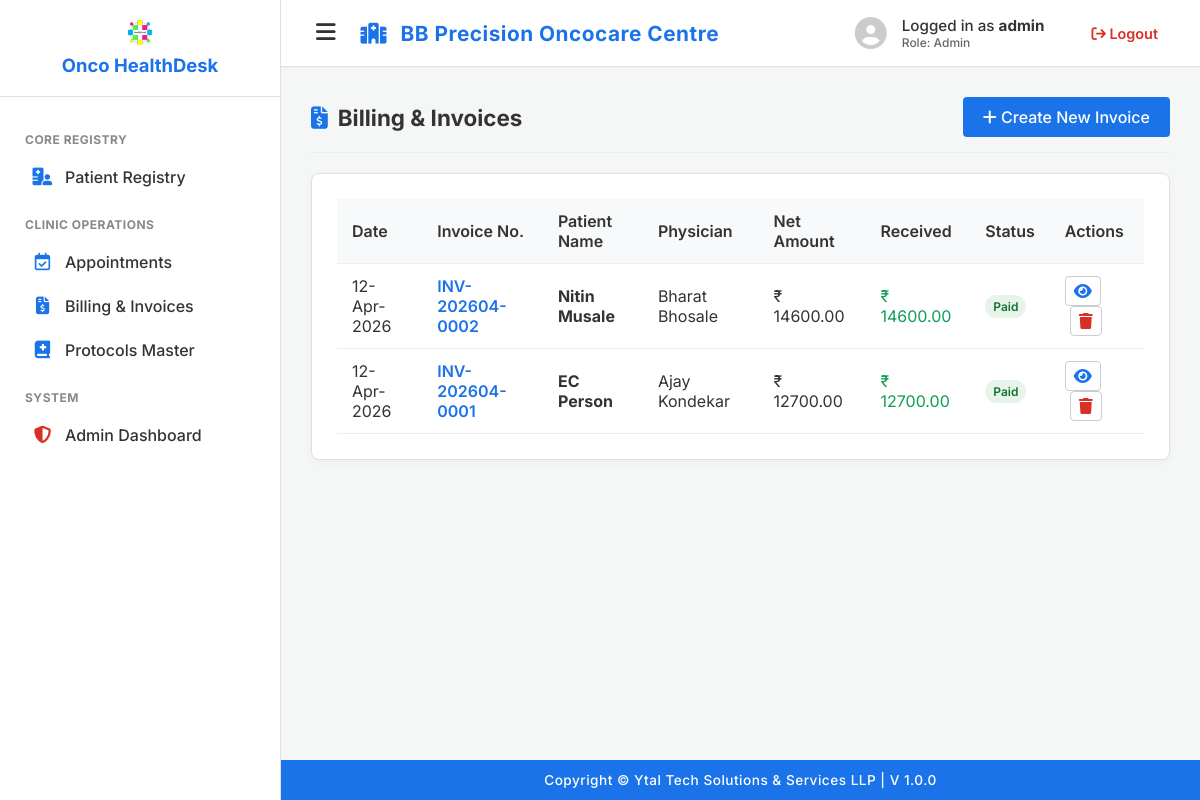
Page /billing (signed in) on the earlier database version.
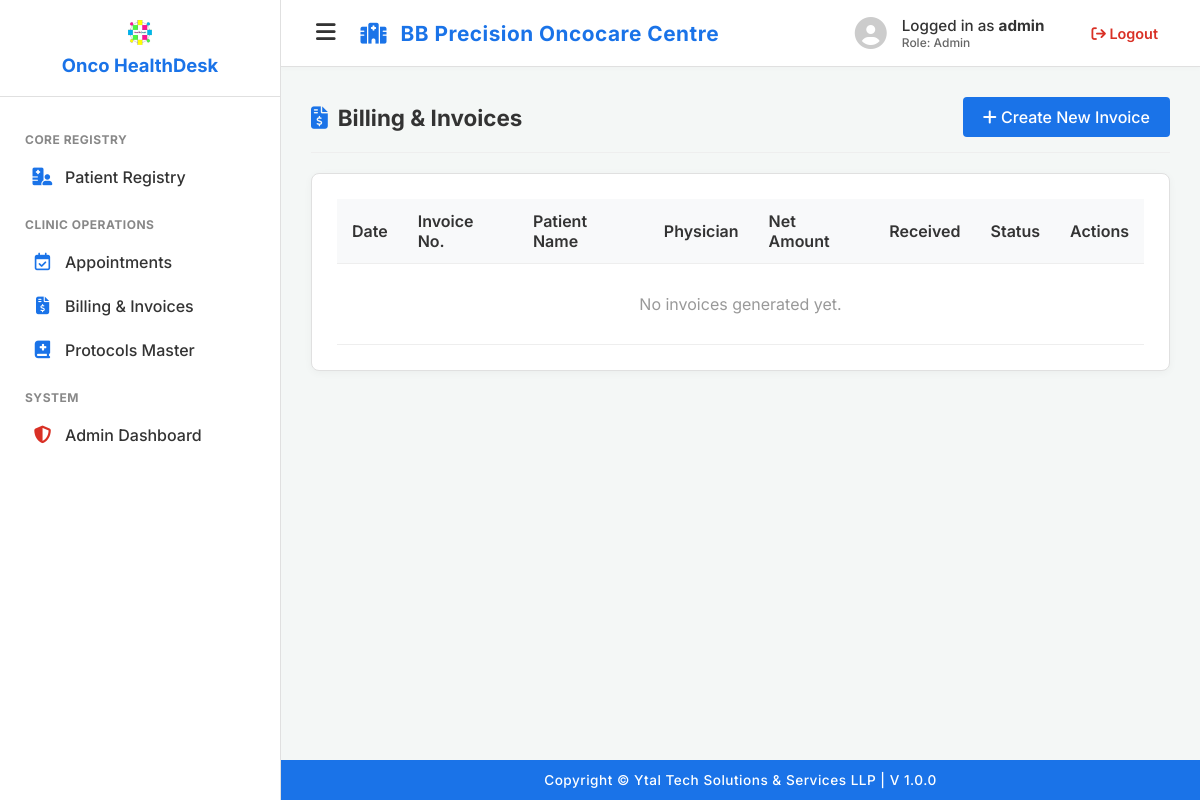
Same page on the later database version.
### app.py (models this page shows, shortened)
class Invoice(db.Model):
    id = db.Column(db.Integer, primary_key=True)
    patient_id = db.Column(db.Integer, db.ForeignKey('patient.id'), nullable=False)
    invoice_number = db.Column(db.String(50), unique=True, nullable=False)
    invoice_date = db.Column(db.Date, nullable=False, default=date.today)
    physician_name = db.Column(db.String(100))
    visit_date = db.Column(db.String(100))
    subtotal, discount_total, tax_total, grand_total = db.Column(db.Float, default=0.0), db.Column(db.Float, default=0.0), db.Column(db.Float, default=0.0), db.Column(db.Float, default=0.0)
    amount_paid = db.Column(db.Float, default=0.0)
    status = db.Column(db.String(20), default='Unpaid') # Unpaid, Partial, Paid
    created_by, created_on = db.Column(db.String(50)), db.Column(db.DateTime, default=datetime.utcnow)
    items = db.relationship('InvoiceItem', backref='invoice', cascade="all, delete-orphan", lazy=True)
    payments = db.relationship('Payment', backref='invoice', cascade="all, delete-orphan", lazy=True)

class Patient(db.Model):
    id = db.Column(db.Integer, primary_key=True)
    registration_number = db.Column(db.String(20), unique=True, nullable=False)
    first_name, middle_name, last_name = db.Column(db.String(50), nullable=False), db.Column(db.String(50)), db.Column(db.String(50), nullable=False)
    dob, gender, blood_group, religion, education = db.Column(db.Date, nullable=False), db.Column(db.String(10), nullable=False), db.Column(db.String(5)), db.Column(db.String(50)), db.Column(db.String(50))
    mobile_number, alt_mobile_number, email = db.Column(db.String(15), nullable=False), db.Column(db.String(15)), db.Column(db.String(120))
    id_proof, id_proof_number = db.Column(db.String(50)), db.Column(db.String(50))
    emg_contact_name, emg_contact_mobile, emg_contact_email = db.Column(db.String(100)), db.Column(db.String(15)), db.Column(db.String(120))
    address_house, address_society, address_area, address_city, address_state, address_country, address_pincode = db.Column(db.String(100)), db.Column(db.String(100)), db.Column(db.String(100)), db.Column(db.String(50)), db.Column(db.String(50)), db.Column(db.String(50)), db.Column(db.String(20))
    ref_physician_name, ref_physician_contact = db.Column(db.String(100)), db.Column(db.String(15))
    primary_diagnosis, created_on = db.Column(db.String(200), default="Pending Evaluation"), db.Column(db.DateTime, default=datetime.utcnow)
    medical_history = db.relationship('MedicalHistory', backref='patient', uselist=False)
    opd_visits = db.relationship('OpdConsultation', backref='patient', lazy=True, order_by="OpdConsultation.visit_date.desc()")
    pathology_records = db.relationship('PathologyRecord', backref='patient', lazy=True, order_by="PathologyRecord.record_date.desc()")
    radiology_records = db.relationship('RadiologyRecord', backref='patient', lazy=True, order_by="RadiologyRecord.record_date.desc()")
    biochemistry_records = db.relationship('BiochemistryRecord', backref='patient', lazy=True, order_by="BiochemistryRecord.record_date.desc()")
    miscellaneous_records = db.relationship('MiscellaneousRecord', backref='patient', lazy=True, order_by="MiscellaneousRecord.record_date.desc()")
    disease_records = db.relationship('DiseaseDiagnosis', backref='patient', lazy=True, order_by="DiseaseDiagnosis.date_of_diagnosis.desc()")
    day_care_protocols = db.relationship('PatientProtocol', backref='patient', lazy=True, order_by="PatientProtocol.start_date.desc()")
    treatment_records = db.relationship('TreatmentRecord', backref='patient', lazy=True, order_by="TreatmentRecord.record_date.desc()")
    tumour_board_records = db.relationship('TumourBoardRecord', backref='patient', lazy=True, order_by="TumourBoardRecord.board_date.desc()")
    invoices = db.relationship('Invoice', backref='patient', lazy=True, order_by="Invoice.invoice_date.desc()")
    appointments = db.relationship('Appointment', backref='patient', lazy=True, order_by="Appointment.appointment_date.desc(), Appointment.appointment_time.desc()")

### app.py (the view)
@app.route('/billing')
@login_required
def billing():
    invoices = Invoice.query.order_by(Invoice.created_on.desc()).all()
    return render_template('billing_dashboard.html', invoices=invoices, user=session)

### app.py (called while the page is built)
def login_required(f):
    @wraps(f)
    def decorated_function(*args, **kwargs):
        if 'user_id' not in session: return redirect(url_for('login'))
        return f(*args, **kwargs)
    return decorated_function

### templates/Billing_dashboard.html (shortened to what this page needs)
{% extends "base_layout.html" %}
{% block content %}
<div class="panel-header" style="margin-bottom: 20px;">
    <h2><i class="fa-solid fa-file-invoice-dollar" style="color: #1a73e8; margin-right: 10px;"></i>Billing & Invoices</h2>
    <a href="{{ url_for('billing_new') }}" class="btn-primary"><i class="fa-solid fa-plus"></i> Create New Invoice</a>
</div>
<div class="panel-card">
    <div style="overflow-x: auto;">
        <table class="data-table">
            <thead style="background: #f8f9fa;">
                <tr><th>Date</th><th>Invoice No.</th><th>Patient Name</th><th>Physician</th><th>Net Amount</th><th>Received</th><th>Status</th><th>Actions</th></tr>
            </thead>
            <tbody>
                {% for inv in invoices %}
                <tr>
                    <td>{{ inv.invoice_date.strftime('%d-%b-%Y') }}</td>
                    <td style="font-weight: 600; color: #1a73e8;">{{ inv.invoice_number }}</td>
                    <td><strong>{{ inv.patient.first_name }} {{ inv.patient.last_name }}</strong></td>
                    <td>{{ inv.physician_name }}</td>
                    <td>₹ {{ "%.2f"|format(inv.grand_total) }}</td>
                    <td style="color: #0f9d58;">₹ {{ "%.2f"|format(inv.amount_paid) }}</td>
                    <td>
                        {% if inv.status == 'Paid' %}<span class="badge" style="background: #e6f4ea; color: #137333;">Paid</span>
                        {% elif inv.status == 'Partial' %}<span class="badge" style="background: #fef7e0; color: #b06000;">Partial</span>
                        {% else %}<span class="badge" style="background: #fce8e6; color: #d93025;">Unpaid</span>{% endif %}
                    </td>
                    <td>
                        <a href="{{ url_for('billing_view', invoice_id=inv.id) }}" class="btn-secondary" style="padding: 4px 8px;"><i class="fa-solid fa-eye" style="color: #1a73e8;"></i></a>
                        {% if user.role == 'Admin' %}
                        <a href="{{ url_for('billing_delete', invoice_id=inv.id) }}" class="btn-secondary" style="padding: 4px 8px; margin-left: 5px;" onclick="return confirm('Delete this invoice? This cannot be undone.');"><i class="fa-solid fa-trash" style="color: #d93025;"></i></a>
                        {% endif %}
                    </td>
                </tr>
                {% else %}
                <tr><td colspan="8" style="text-align: center; padding: 30px; color: #999;">No invoices generated yet.</td></tr>
                {% endfor %}
            </tbody>
        </table>
    </div>
</div>
{% endblock %}

### templates/base_layout.html (shortened to what this page needs)
<!DOCTYPE html>
<html lang="en">
<head>
    <link rel="stylesheet" href="https://cdnjs.cloudflare.com/ajax/libs/font-awesome/6.5.1/css/all.min.css">
</head>
<body>
    <div class="sidebar" id="app-sidebar">
        <div class="sidebar-brand">
            <img src="{{ url_for('static', filename='logo.png') }}" alt="Logo" onerror="this.style.display='none'; document.getElementById('fallback-icon').style.display='inline-block';">
            <h2>Onco HealthDesk</h2>
        </div>
        <div class="nav-links">
            <div class="nav-section-title">Core Registry</div>
            <a href="{{ url_for('patient_dashboard') }}" class="nav-link"><i class="fa-solid fa-hospital-user"></i> <span>Patient Registry</span></a>
            <div class="nav-section-title">Clinic Operations</div>
            <a href="{{ url_for('appointments_dashboard') }}" class="nav-link"><i class="fa-regular fa-calendar-check"></i> <span>Appointments</span></a>
            <a href="{{ url_for('billing') }}" class="nav-link"><i class="fa-solid fa-file-invoice-dollar"></i> <span>Billing & Invoices</span></a>
            <a href="{{ url_for('protocols_master') }}" class="nav-link"><i class="fa-solid fa-book-medical"></i> <span>Protocols Master</span></a>
            {% if user.role == 'Admin' %}
            <div class="nav-section-title">System</div>
            <a href="{{ url_for('admin_dashboard') }}" class="nav-link"><i class="fa-solid fa-shield-halved" style="color: #d93025;"></i> <span>Admin Dashboard</span></a>
            {% endif %}
        </div>
    </div>
    <div class="main-content">
        <div class="topbar">
            <div class="topbar-left">
                <button id="sidebar-toggle" title="Toggle Menu"><i class="fa-solid fa-bars"></i></button>
                <h1 class="clinic-header-name"><i class="fa-solid fa-hospital" style="margin-right: 8px;"></i> BB Precision Oncocare Centre</h1>
            </div>
            <div class="user-profile">
                <i class="fa-solid fa-user-circle fa-2x" style="color: #ccc;"></i>
                <div>
                    <div style="font-size: 0.95rem;">Logged in as <strong>{{ user.username }}</strong></div>
                    <div style="font-size: 0.75rem; color: var(--text-muted);">Role: {{ user.role }}</div>
                </div>
                <a href="{{ url_for('logout') }}" class="logout-btn" style="margin-left: 20px;"><i class="fa-solid fa-arrow-right-from-bracket"></i> Logout</a>
            </div>
        </div>
        <div class="content-scroll">
            {% block content %}{% endblock %}
        </div>
        <div class="main-footer">
            Copyright © Ytal Tech Solutions & Services LLP | V 1.0.0
        </div>
    </div>
</body>
</html>

### templates/base_layout.html (style rules this page uses)
:root { --primary-accent: #1a73e8; --sidebar-bg: #ffffff; --sidebar-hover: #e8f0fe; --sidebar-text: #333333; --bg-color: #f4f7f6; --text-dark: #333333; --text-muted: #666666; --border-color: #e0e0e0; }
body { margin: 0; font-family: 'Inter', sans-serif; background-color: var(--bg-color); color: var(--text-dark); display: flex; height: 100vh; overflow: hidden; }
.sidebar { width: 280px; background-color: var(--sidebar-bg); color: var(--sidebar-text); display: flex; flex-direction: column; height: 100vh; border-right: 1px solid var(--border-color); flex-shrink: 0; transition: width 0.3s ease; }
.sidebar-brand { padding: 20px 15px; text-align: center; border-bottom: 1px solid var(--border-color); white-space: nowrap; overflow: hidden; }
.sidebar-brand img { max-width: 25px; max-height: 25px; margin-bottom: 5px; object-fit: contain; }
.sidebar-brand h2 { margin: 0; font-size: 1.15rem; color: var(--primary-accent); font-weight: 700; transition: all 0.2s; }
.nav-links { padding: 15px; flex-grow: 1; overflow-y: auto; overflow-x: hidden; }
.nav-section-title { font-size: 0.75rem; color: #888; font-weight: 700; text-transform: uppercase; margin: 20px 0 10px 10px; letter-spacing: 0.5px; white-space: nowrap; }
.nav-link { display: flex; align-items: center; padding: 10px 15px; color: var(--sidebar-text); text-decoration: none; border-radius: 6px; margin-bottom: 4px; font-weight: 500; transition: all 0.2s ease; white-space: nowrap; }
.nav-link i { min-width: 25px; text-align: center; font-size: 1.1rem; color: var(--primary-accent); margin-right: 10px; transition: margin 0.3s; }
.main-content { flex-grow: 1; display: flex; flex-direction: column; overflow: hidden; background: var(--bg-color); transition: width 0.3s ease; }
.topbar { background: #fff; padding: 15px 30px; display: flex; justify-content: space-between; align-items: center; border-bottom: 1px solid var(--border-color); box-shadow: 0 2px 5px rgba(0,0,0,0.02); flex-shrink: 0; }
.topbar-left { display: flex; align-items: center; gap: 20px; }
#sidebar-toggle { background: none; border: none; font-size: 1.4rem; color: var(--text-dark); cursor: pointer; padding: 5px; border-radius: 4px; transition: background 0.2s; }
.clinic-header-name { margin: 0; font-size: 1.3rem; color: var(--primary-accent); font-weight: 700; letter-spacing: 0.5px; }
.user-profile { display: flex; align-items: center; gap: 15px; color: var(--text-dark); font-weight: 500; }
.logout-btn { color: #d93025; text-decoration: none; font-size: 0.9rem; font-weight: 600; padding: 6px 12px; border-radius: 4px; transition: background 0.2s; }
.content-scroll { padding: 30px; overflow-y: auto; flex-grow: 1; }
.main-footer { background: var(--primary-accent); color: #ffffff; text-align: center; padding: 12px; font-size: 0.85rem; font-weight: 500; flex-shrink: 0; letter-spacing: 0.5px; }
.panel-card { background: #fff; padding: 25px; border-radius: 8px; box-shadow: 0 2px 8px rgba(0,0,0,0.04); margin-bottom: 25px; border: 1px solid var(--border-color); }
.panel-header { display: flex; justify-content: space-between; align-items: center; margin-bottom: 20px; border-bottom: 1px solid #eee; padding-bottom: 15px; }
.panel-header h2 { margin: 0; font-size: 1.4rem; color: var(--text-dark); }
.btn-primary { background: var(--primary-accent); color: white; padding: 10px 20px; border-radius: 4px; text-decoration: none; border: none; font-weight: 500; cursor: pointer; display: inline-block; transition: opacity 0.2s; }
.data-table { width: 100%; border-collapse: collapse; background: #fff; }
.data-table th, .data-table td { padding: 12px 15px; text-align: left; border-bottom: 1px solid #eee; }
.data-table th { background: #f8f9fa; font-weight: 600; color: var(--text-dark); }

Differences in the rows shown:
removed Invoice: invoice_date "12-Apr-2026", invoice_number "INV-202604-0002", patient.first_name "Nitin", patient.last_name "Musale", physician_name "Bharat Bhosale", grand_total "14600.00", amount_paid "14600.00", status "Paid"
removed Invoice: invoice_date "12-Apr-2026", invoice_number "INV-202604-0001", patient.first_name "EC", patient.last_name "Person", physician_name "Ajay Kondekar", grand_total "12700.00", amount_paid "12700.00", status "Paid"
Other differences:
text now shown: "No invoices generated yet."
